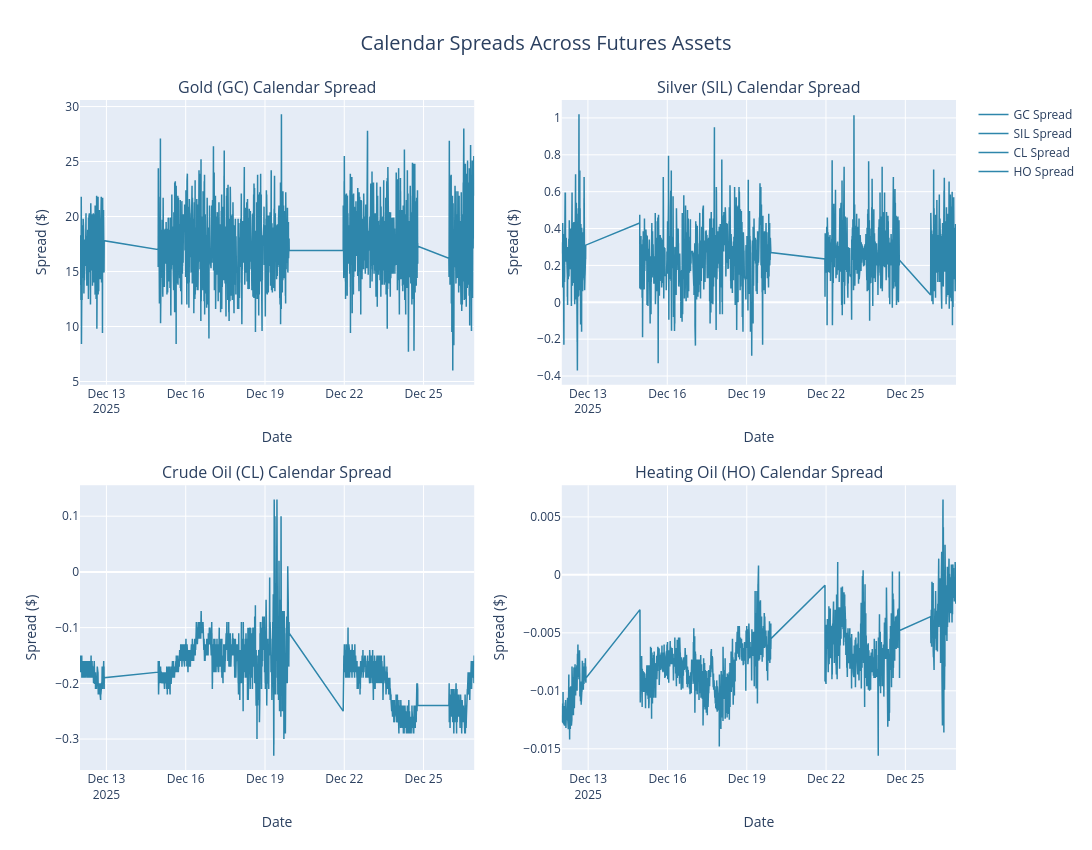

The notebook cell this image was saved under:
### Code cell
# Define symbols and their display names for plotting
symbols = [
    ("GC", "Gold"),
    ("SIL", "Silver"),
    ("CL", "Crude Oil"),
    ("HO", "Heating Oil"),
]

# Create subplot titles for each symbol's calendar spread
subplot_titles = []
for symbol_code, symbol_name in symbols:
    subplot_titles.append(f"{symbol_name} ({symbol_code}) Calendar Spread")

# Initialize figure with 2 rows and 2 columns
fig = make_subplots(
    rows=2,
    cols=2,
    subplot_titles=tuple(subplot_titles),
    vertical_spacing=0.15,
    horizontal_spacing=0.1,
)

# Define color for calendar spreads
spread_color = "#2E86AB"

# Plot calendar spreads for each symbol
for idx, (symbol_code, symbol_name) in enumerate(symbols, start=1):
    # Calculate row and column position (2x2 grid)
    row = ((idx - 1) // 2) + 1
    col = ((idx - 1) % 2) + 1
    
    # Retrieve the merged dataframe for this symbol
    symbol_df = locals()[symbol_code]
    
    # Reset index to access timestamp
    symbol_reset = symbol_df.reset_index()
    
    # Use index column if it exists, otherwise use the reset index
    x_values = symbol_reset.index if "ts_event" not in symbol_reset.columns else symbol_reset["ts_event"]
    
    # Plot calendar spread
    fig.add_trace(
        go.Scatter(
            x=x_values,
            y=symbol_reset["calendar_spread"],
            mode="lines",
            line=dict(color=spread_color, width=1.5),
            name=f"{symbol_code} Spread",
        ),
        row=row,
        col=col,
    )
    
    # Update axis labels
    fig.update_xaxes(title_text="Date", row=row, col=col)
    fig.update_yaxes(title_text="Spread ($)", row=row, col=col)

# Update overall layout with title and dimensions
fig.update_layout(
    title={
        "text": "Calendar Spreads Across Futures Assets",
        "x": 0.5,
        "xanchor": "center",
        "font": {"size": 20},
    },
    height=850,
    width=1350,
    showlegend=True,
)

fig.show()

### Figure 1 — Plotly figure (JSON) as saved in the notebook; plotly's stock layout.template omitted (floating-point values rounded to 4 significant figures; data arrays with more than 128 entries replaced by an {"elided": "..."} marker saying what was removed)
{"data": [{"line": {"color": "#2E86AB", "width": 1.5}, "mode": "lines", "name": "GC Spread", "type": "scatter", "x": {"elided": "13543 str values"}, "xaxis": "x", "y": {"elided": "13543 float values"}, "yaxis": "y"}, {"line": {"color": "#2E86AB", "width": 1.5}, "mode": "lines", "name": "SIL Spread", "type": "scatter", "x": {"elided": "7154 str values"}, "xaxis": "x2", "y": {"elided": "7154 float values"}, "yaxis": "y2"}, {"line": {"color": "#2E86AB", "width": 1.5}, "mode": "lines", "name": "CL Spread", "type": "scatter", "x": {"elided": "13413 str values"}, "xaxis": "x3", "y": {"elided": "13413 float values"}, "yaxis": "y3"}, {"line": {"color": "#2E86AB", "width": 1.5}, "mode": "lines", "name": "HO Spread", "type": "scatter", "x": {"elided": "9766 str values"}, "xaxis": "x4", "y": {"elided": "9766 float values"}, "yaxis": "y4"}], "layout": {"annotations": [{"font": {"size": 16}, "showarrow": false, "text": "Gold (GC) Calendar Spread", "x": 0.225, "xanchor": "center", "xref": "paper", "y": 1, "yanchor": "bottom", "yref": "paper"}, {"font": {"size": 16}, "showarrow": false, "text": "Silver (SIL) Calendar Spread", "x": 0.775, "xanchor": "center", "xref": "paper", "y": 1, "yanchor": "bottom", "yref": "paper"}, {"font": {"size": 16}, "showarrow": false, "text": "Crude Oil (CL) Calendar Spread", "x": 0.225, "xanchor": "center", "xref": "paper", "y": 0.425, "yanchor": "bottom", "yref": "paper"}, {"font": {"size": 16}, "showarrow": false, "text": "Heating Oil (HO) Calendar Spread", "x": 0.775, "xanchor": "center", "xref": "paper", "y": 0.425, "yanchor": "bottom", "yref": "paper"}], "height": 850, "showlegend": true, "title": {"font": {"size": 20}, "text": "Calendar Spreads Across Futures Assets", "x": 0.5, "xanchor": "center"}, "width": 1350, "xaxis": {"anchor": "y", "domain": [0, 0.45], "title": {"text": "Date"}}, "xaxis2": {"anchor": "y2", "domain": [0.55, 1], "title": {"text": "Date"}}, "xaxis3": {"anchor": "y3", "domain": [0, 0.45], "title": {"text": "Date"}}, "xaxis4": {"anchor": "y4", "domain": [0.55, 1], "title": {"text": "Date"}}, "yaxis": {"anchor": "x", "domain": [0.575, 1], "title": {"text": "Spread ($)"}}, "yaxis2": {"anchor": "x2", "domain": [0.575, 1], "title": {"text": "Spread ($)"}}, "yaxis3": {"anchor": "x3", "domain": [0, 0.425], "title": {"text": "Spread ($)"}}, "yaxis4": {"anchor": "x4", "domain": [0, 0.425], "title": {"text": "Spread ($)"}}}}
